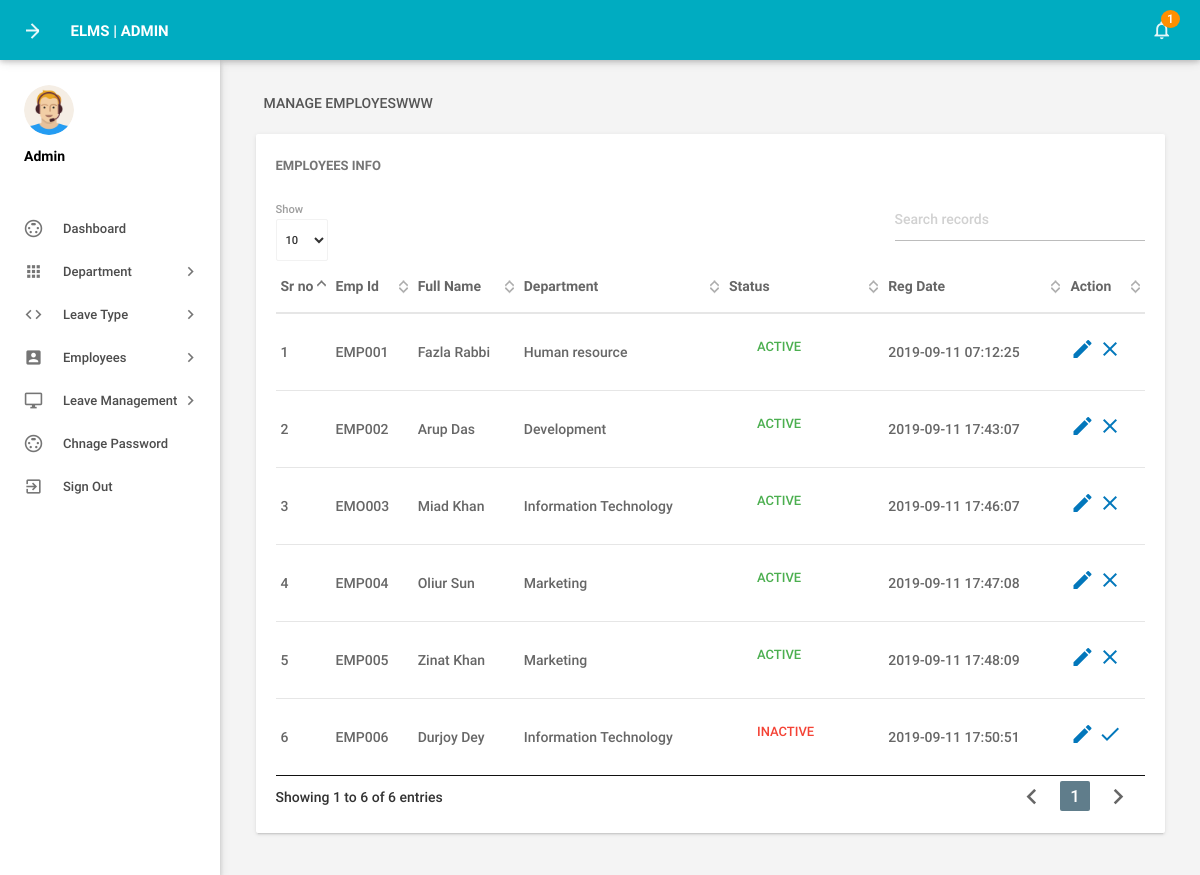
/elms/admin/manageemployee.php (signed in), run on the app's committed database.
### tables this page shows
CREATE TABLE `tblemployees` (
  `id` int(11) NOT NULL,
  `EmpId` varchar(100) NOT NULL,
  `FirstName` varchar(150) NOT NULL,
  `LastName` varchar(150) NOT NULL,
  `EmailId` varchar(200) NOT NULL,
  `Password` varchar(180) NOT NULL,
  `Gender` varchar(100) NOT NULL,
  `Dob` varchar(100) NOT NULL,
  `Department` varchar(255) NOT NULL,
  `Address` varchar(255) NOT NULL,
  `City` varchar(200) NOT NULL,
  `Country` varchar(150) NOT NULL,
  `Phonenumber` char(11) NOT NULL,
  `Status` int(1) NOT NULL,
  `RegDate` timestamp NOT NULL DEFAULT CURRENT_TIMESTAMP
);

### elms/admin/manageemployee.php (the view, shortened to what this page needs)
<?php
include('includes/config.php');
if(strlen($_SESSION['alogin'])==0)
    {
header('location:index.php');
}
else{
 ?>
<!DOCTYPE html>
<html lang="en">
    <head>
        <link type="text/css" rel="stylesheet" href="../assets/plugins/materialize/css/materialize.min.css"/>
        <link href="../assets/plugins/material-preloader/css/materialPreloader.min.css" rel="stylesheet">
        <link href="../assets/plugins/datatables/css/jquery.dataTables.min.css" rel="stylesheet">
        <link href="../assets/css/alpha.min.css" rel="stylesheet" type="text/css"/>
        <link href="../assets/css/custom.css" rel="stylesheet" type="text/css"/>
    </head>
    <body>
       <?php include('includes/header.php');?>
       <?php include('includes/sidebar.php');?>
            <main class="mn-inner">
                <div class="row">
                    <div class="col s12">
                        <div class="page-title">Manage EmployesWWW</div>
                    </div>
                    <div class="col s12 m12 l12">
                        <div class="card">
                            <div class="card-content">
                                <span class="card-title">Employees Info</span>
                                <table id="example" class="display responsive-table ">
                                    <thead>
                                        <tr>
                                            <th>Sr no</th>
                                            <th>Emp Id</th>
                                            <th>Full Name</th>
                                            <th>Department</th>
                                             <th>Status</th>
                                             <th>Reg Date</th>
                                            <th>Action</th>
                                        </tr>
                                    </thead>
                                    <tbody>
<?php $sql = "SELECT EmpId,FirstName,LastName,Department,Status,RegDate,id from  tblemployees";
$query = $dbh -> prepare($sql);
$query->execute();
$results=$query->fetchAll(PDO::FETCH_OBJ);
$cnt=1;
if($query->rowCount() > 0)
{
foreach($results as $result)
{               ?>
                                        <tr>
                                            <td> <?php echo htmlentities($cnt);?></td>
                                            <td><?php echo htmlentities($result->EmpId);?></td>
                                            <td><?php echo htmlentities($result->FirstName);?>&nbsp;<?php echo htmlentities($result->LastName);?></td>
                                            <td><?php echo htmlentities($result->Department);?></td>
                                             <td><?php $stats=$result->Status;
if($stats){
                                             ?>
                                                 <a class="waves-effect waves-green btn-flat m-b-xs">Active</a>
                                                 <?php } else { ?>
                                                 <a class="waves-effect waves-red btn-flat m-b-xs">Inactive</a>
                                                 <?php } ?>
                                             </td>
                                              <td><?php echo htmlentities($result->RegDate);?></td>
                                            <td><a href="editemployee.php?empid=<?php echo htmlentities($result->id);?>"><i class="material-icons">mode_edit</i></a>
                                        <?php if($result->Status==1)
 {?>
<a href="manageemployee.php?inid=<?php echo htmlentities($result->id);?>" onclick="return confirm('Are you sure you want to inactive this Employe?');"" > <i class="material-icons" title="Inactive">clear</i>
<?php } else {?>
                                            <a href="manageemployee.php?id=<?php echo htmlentities($result->id);?>" onclick="return confirm('Are you sure you want to active this employee?');""><i class="material-icons" title="Active">done</i>
                                            <?php } ?> </td>
                                        </tr>
                                         <?php $cnt++;} }?>
                                    </tbody>
                                </table>
                            </div>
                        </div>
                    </div>
                </div>
            </main>
        </div>
        <div class="left-sidebar-hover"></div>
    </body>
</html>
<?php } ?>

### data on the page
tblemployees: EmpId "EMP001", FirstName "Fazla", LastName "Rabbi", Department "Human resource", Status "ACTIVE", RegDate "2019-09-11 07:12:25"
tblemployees: EmpId "EMP002", FirstName "Arup", LastName "Das", Department "Development", Status "ACTIVE", RegDate "2019-09-11 17:43:07"
tblemployees: EmpId "EMO003", FirstName "Miad", LastName "Khan", Department "Information Technology", Status "ACTIVE", RegDate "2019-09-11 17:46:07"
tblemployees: EmpId "EMP004", FirstName "Oliur", LastName "Sun", Department "Marketing", Status "ACTIVE", RegDate "2019-09-11 17:47:08"
tblemployees: EmpId "EMP005", FirstName "Zinat", LastName "Khan", Department "Marketing", Status "ACTIVE", RegDate "2019-09-11 17:48:09"
tblemployees: EmpId "EMP006", FirstName "Durjoy", LastName "Dey", Department "Information Technology", Status "INACTIVE", RegDate "2019-09-11 17:50:51"

### other printed values
$unreadcount "1"
